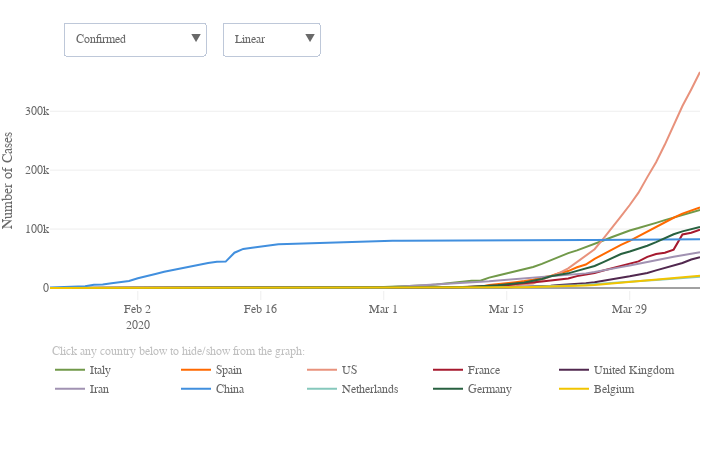

The notebook cell this image was saved under:
### Code cell
# Plot timeline confirmed top ten countries

# Plot

data = []
for i, c in enumerate(top10_country):
    data.append(go.Scatter(x = df_merged[df_merged['Country/Region'] == c].dt,
                           y = df_merged[df_merged['Country/Region'] == c].confirmed,
                           name = c,
                           marker = dict(color = top10_col[i]),
                           hoverinfo = 'text',
                           hovertext = [c+'<br>'+'{:,}'.format(x) for x in df_merged[df_merged['Country/Region'] == c].confirmed],
                           hoverlabel = dict(bordercolor = top10_col[i], 
                                 bgcolor = 'white', 
                                 font = dict(color = top10_col[i])),
                          ))
    data.append(go.Scatter(x = df_merged[df_merged['Country/Region'] == c].dt,
                           y = df_merged[df_merged['Country/Region'] == c].deaths,
                           name = c,
                           marker = dict(color = top10_col[i]),
                           hoverinfo = 'text',
                           hovertext = [c+'<br>'+'{:,}'.format(x) for x in df_merged[df_merged['Country/Region'] == c].deaths],
                           hoverlabel = dict(bordercolor = top10_col[i], 
                                 bgcolor = 'white', 
                                 font = dict(color = top10_col[i])),
                           showlegend = False,
                           visible = False
                          ))
    data.append(go.Scatter(x = df_merged[df_merged['Country/Region'] == c].dt,
                           y = df_merged[df_merged['Country/Region'] == c].confirmed_by100000pop,
                           name = c,
                           marker = dict(color = top10_col[i]),
                           hoverinfo = 'text',
                           hovertext = [c+'<br>'+'{:.1f}'.format(x) for x in df_merged[df_merged['Country/Region'] == c].confirmed_by100000pop],
                           hoverlabel = dict(bordercolor = top10_col[i], 
                                 bgcolor = 'white', 
                                 font = dict(color = top10_col[i])),
                           showlegend = False,
                           visible = False
                          ))
    data.append(go.Scatter(x = df_merged[df_merged['Country/Region'] == c].dt,
                           y = df_merged[df_merged['Country/Region'] == c].deaths_by100000pop,
                           name = c,
                           marker = dict(color = top10_col[i]),
                           hoverinfo = 'text',
                           hovertext = [c+'<br>'+'{:.1f}'.format(x) for x in df_merged[df_merged['Country/Region'] == c].deaths_by100000pop],
                           hoverlabel = dict(bordercolor = top10_col[i], 
                                 bgcolor = 'white', 
                                 font = dict(color = top10_col[i])),
                           showlegend = False,
                           visible = False
                          ))

conf_visible = [True, False, False, False, True, False, False, False, True, False, False, False,
                True, False, False, False, True, False, False, False, True, False, False, False,
                True, False, False, False, True, False, False, False, True, False, False, False,
                True, False, False, False]
death_visible = [False, True, False, False, False, True, False, False, False, True, False, False, 
                 False, True, False, False, False, True, False, False, False, True, False, False, 
                 False, True, False, False, False, True, False, False, False, True, False, False, 
                 False, True, False, False]
conf_pop_visible = [False, False, True, False, False, False, True, False, False, False, True, False,
                    False, False, True, False, False, False, True, False, False, False, True, False, 
                    False, False, True, False, False, False, True, False, False, False, True, False, 
                    False, False, True, False]
death_pop_visible = [False, False, False, True, False, False, False, True, False, False, False, True, 
                      False, False, False, True, False, False, False, True, False, False, False, True, 
                      False, False, False, True, False, False, False, True, False, False, False, True, 
                      False, False, False, True]

lay = go.Layout(width = width_px, 
                height = height_px, 
                xaxis = dict(title='',
                             ticks = 'inside',
                             ticklen = tick_lenght-3,
                             tickcolor = tick_col,
                             rangemode = 'nonnegative',
                             zeroline = False,
                             showgrid = False,
                            ),
                yaxis = dict(title='Number of Cases',
                             type = 'linear',
                            ),
                hovermode = 'closest',
                font = dict(size = label_size,
                            family = label_font,
                            color = label_col,
                           ),
                legend = dict(x = 0.0, 
                              y = -0.23,
                              orientation = 'h',
                             ),
                margin=dict(l = margin_l, r = margin_r, b = margin_b, t = margin_t, pad=0),
                annotations=[dict(x = 0.0,
                                  y = -0.25,
                                  showarrow = False,
                                  text = 'Click any country below to hide/show from the graph:',
                                  xref = 'paper',
                                  yref = 'paper',
                                  font=dict(
                                      family = label_font,
                                      size = label_size,
                                      color = 'silver',),
                                 ),
                            ],
                updatemenus=[dict(buttons=list([dict(args = ["yaxis.type", 'linear'],
                                                     label = 'Linear',
                                                     method = 'relayout'
                                                    ),
                                                dict(
                                                    args = ["yaxis.type", 'log'],
                                                    label = 'Logarithmic',
                                                    method = 'relayout'
                                                )
                                               ]),
                                  direction = "down",
                                  pad = {"r": 10, "t": 10},
                                  showactive = True,
                                  x = 0.265,
                                  xanchor = 'left',
                                  y = 1.2,
                                  yanchor = 'top'
                                 ),
                             dict(buttons=list([dict(args = [{'visible': conf_visible, 'showlegend' : True }],
                                                     label = 'Confirmed   ',
                                                     method = 'restyle'
                                                    ),
                                                dict(args = [{'visible': death_visible, 'showlegend' : True }],
                                                     label = 'Deaths',
                                                     method = 'restyle'
                                                    ),
                                                dict(args = [{'visible': conf_pop_visible, 'showlegend' : True }],
                                                     label = 'Confirmed/100k pop.',
                                                     method = 'restyle'
                                                    ),
                                                dict(args = [{'visible': death_pop_visible, 'showlegend' : True }],
                                                     label = 'Deaths/100k pop.',
                                                     method = 'restyle'
                                                    ),
                                               ]),
                                  direction = "down",
                                  pad = {"r": 10, "t": 10},
                                  showactive = True,
                                  x = 0.02,
                                  xanchor = 'left',
                                  y = 1.2,
                                  yanchor = 'top'
                                 ),
                            ]
               )


fig = dict(data=data, layout=lay)
plotly.offline.iplot(fig)

# Save JS
plot = plotly.offline.plot({'data':data,
                            'layout':lay},
                           include_plotlyjs = False,
                           output_type = 'div',
                           config = dict(showLink = False,
                                         modeBarButtonsToRemove = ['sendDataToCloud'],
                                         displaylogo = False,
                                         responsive = True)
                          )

path = '../visuals/timelines/'
out_file = open(path+'timeline_date_720.html', 'w')
out_file.write('<!DOCTYPE html><html><head><script src="https://cdn.plot.ly/plotly-latest.min.js"></script></head><body>')
out_file.write(plot)
out_file.write('</body><html>')
out_file.close()
